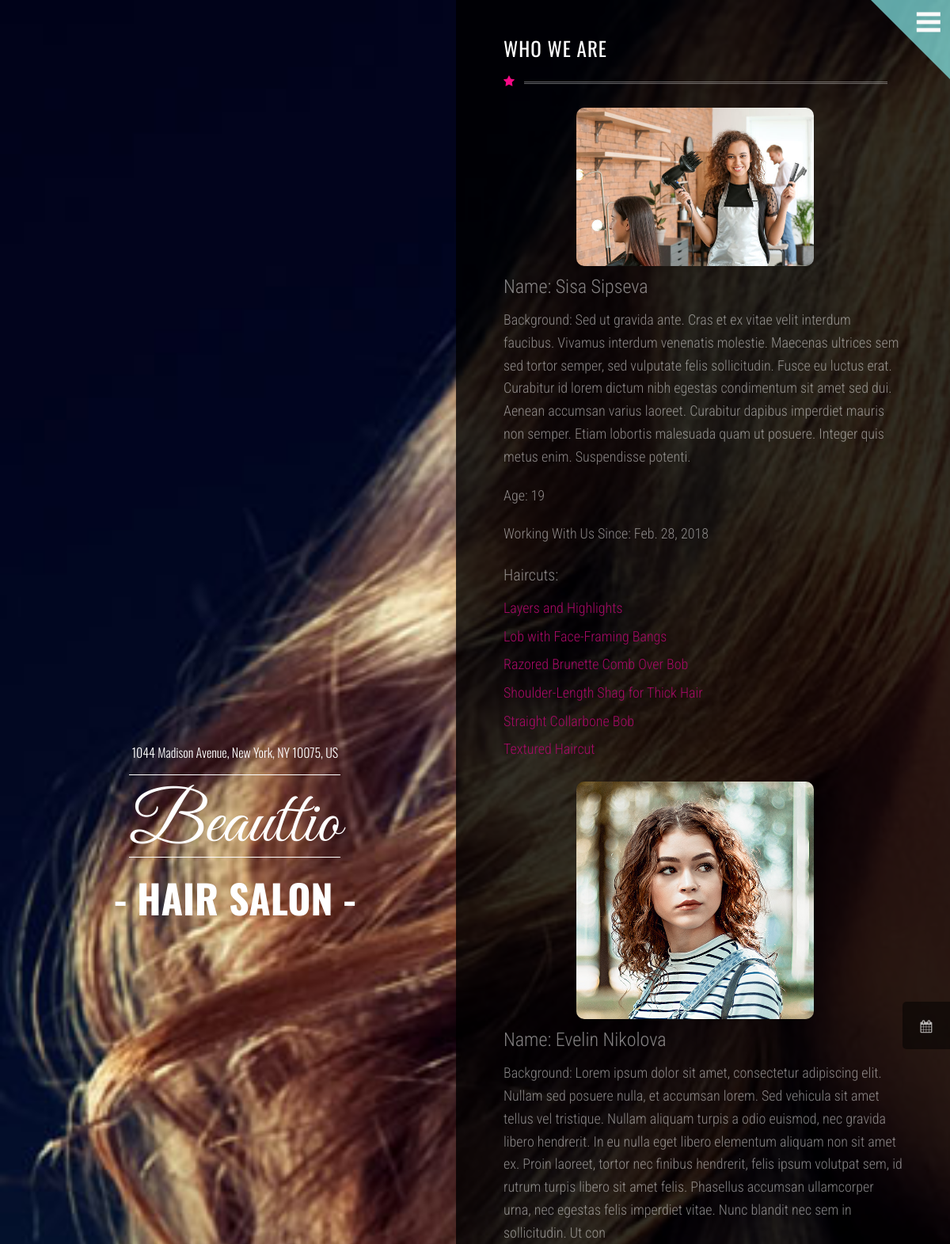
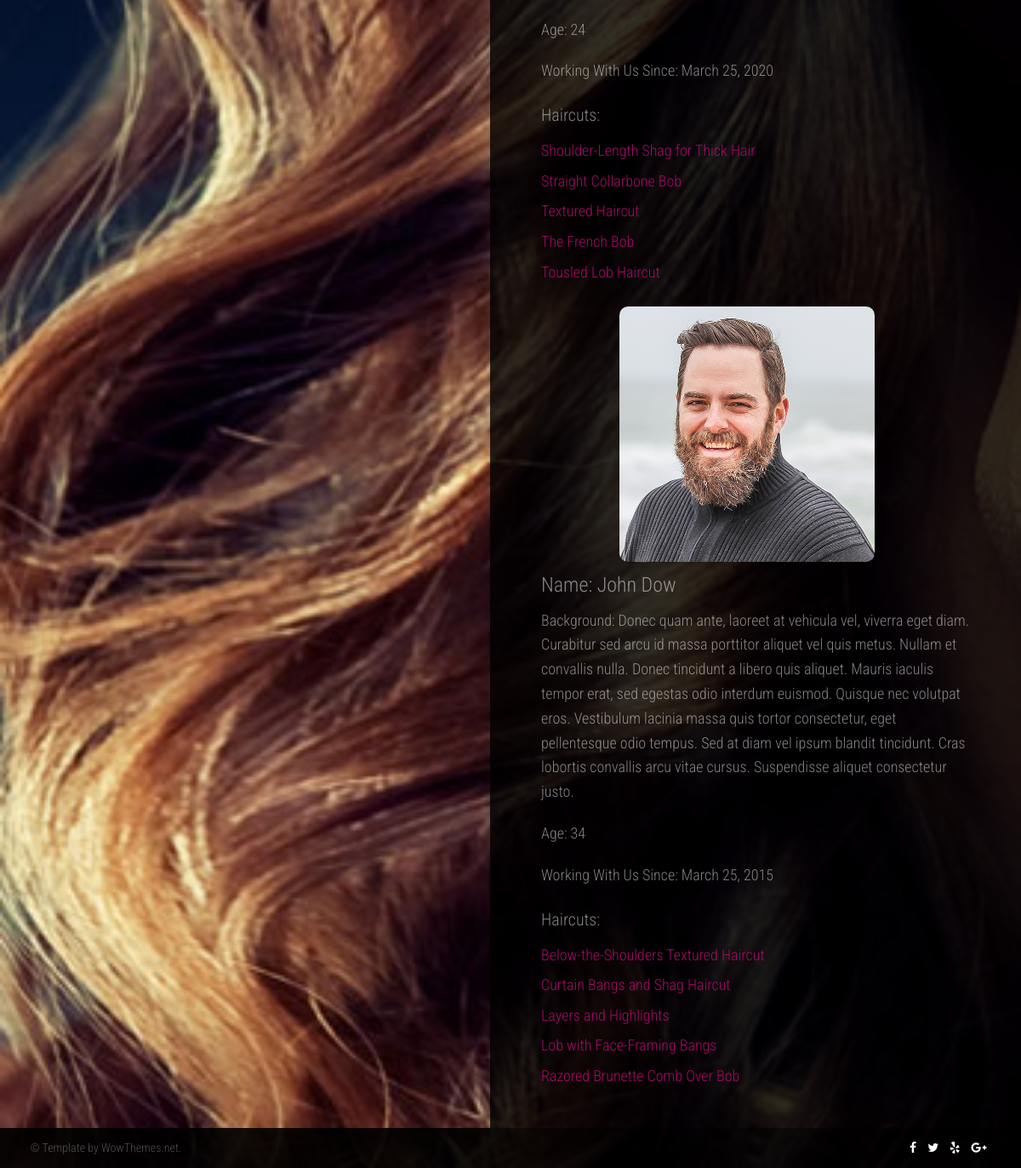
The page /about/ on the database its author committed (2 pictures, top to bottom).
### HairSaloon/hairdressers/models.py (models this page shows, shortened)
class HairDresser(models.Model):
    BACKGROUND_MAX_LENGTH = 500
    background = models.TextField(max_length=500)
    working_since = models.DateField(blank=True, null=True)
    services = models.ManyToManyField(
        to=Service,
        related_name='hairdressers',
    )
    user = models.OneToOneField(
        to=UserModel,
        on_delete=models.CASCADE,
        related_name='hairdresser_profile',
        null=True,
    )
    @property
    def age(self):
        if self.user.profile.date_of_birth:
            today = datetime.today()
            return today.year - self.user.profile.date_of_birth.year - ((today.month, today.day) < (
                self.user.profile.date_of_birth.month, self.user.profile.date_of_birth.day))
        return None

### HairSaloon/accounts/models.py (models this page shows, shortened)
class Profile(models.Model):
    account_photo = models.ImageField(
        upload_to=user_directory_path,
        blank=True,
        null=True,
    )
    date_of_birth = models.DateField(
        blank=True,
        null=True,
    )
    user = models.OneToOneField(
        to=HairSaloonUser,
        primary_key=True,
        on_delete=models.CASCADE,
        related_name='profile'
    )

class HairSaloonUser(auth_models.AbstractBaseUser, auth_models.PermissionsMixin):
    email = models.EmailField(
        _('email address'),
        unique=True,
        error_messages={
            "unique": _("A user with that email already exists."),
        },
    )
    first_name = models.CharField(_("first name"), max_length=150, blank=True)
    last_name = models.CharField(_("last name"), max_length=150, blank=True)
    phone_number = models.CharField(_("phone number"), max_length=15, blank=True)
    date_joined = models.DateTimeField(_("date joined"), default=timezone.now)
    is_staff = models.BooleanField(
        _("staff status"),
        default=False,
        help_text=_("Designates whether the user can log into this admin site."),
    )
    is_active = models.BooleanField(
        _("active"),
        default=True,
        help_text=_(
            "Designates whether this user should be treated as active. "
            "Unselect this instead of deleting accounts."
        ),
    )
    USERNAME_FIELD = 'email'
    objects = HairSaloonUserManager()
    @property
    def full_name(self):
        if self.first_name and self.last_name:
            return f"{self.first_name} {self.last_name}"
        elif self.first_name or self.last_name:
            return self.first_name or self.last_name
        else:
            return self.email

### HairSaloon/services/models.py (models this page shows, shortened)
class Service(models.Model):
    M_F_C_CHOICE = (
        ('male', 'male'),
        ('female', 'female'),
        ('child', 'child'),
    )
    class Meta:
        ordering = ['name', ]
    name = models.CharField(max_length=100, unique=True)
    male_female_child = models.CharField(max_length=6, choices=M_F_C_CHOICE)
    description = models.TextField()
    duration = models.IntegerField(help_text="Duration in minutes")
    price = models.DecimalField(max_digits=6, decimal_places=2)
    haircut_url = models.URLField(max_length=1024, blank=True, null=True)
    haircut_photo = models.ImageField(upload_to='haircut_images/', blank=True, null=True)

### HairSaloon/common/views.py (the view)
# urls.py: path('about/', AboutView.as_view(), name='about'),
class AboutView(views.ListView):
    template_name = 'common/about.html'
    queryset = HairDresser.objects.select_related('user')

### templates/common/about.html (shortened to what this page needs)
{% extends 'base.html' %}
{% load static %}
{% block content %}
    <body style="background-image:url('{% static 'img/bg7.jpg' %}');background-attachment:fixed;background-size:cover;">
    {% include 'partials/menu_and_calendar.html' %}
    <div class="container">
        <div class="logoarea">
            <div class="intro">
                <h1><span class="smaller wow zoomIn" data-wow-duration="2s" data-wow-delay="0.5">1044 Madison Avenue, New York, NY 10075, US</span>
                    <span class="big wow pulse" data-wow-duration="1s" data-wow-delay="0s">Beauttio</span>
                    <span class="small wow fadeIn" data-wow-duration="2s" data-wow-delay="0.5s">- HAIR SALON -</span>
                </h1>
            </div>
        </div>
        <div class="pagearea">
            <h1 class="page-headline">WHO WE ARE</h1>
            <i class="iconstartitle textmagenta fa fa-star"></i>
            {% for hairdresser in object_list %}
                {% include 'partials/hairdresser_card.html' %}
            {% endfor %}
        </div>
    </div>
    {% include 'partials/footer.html' %}
    </body>
{% endblock %}

### templates/partials/hairdresser_card.html
<div class="hairdresser-detail-container">
    <div class="hairdresser-photo">
        {% if hairdresser.user.profile.account_photo %}
            <img src="{{ hairdresser.user.profile.account_photo.url }}" alt="{{ hairdresser.name }}">
        {% else %}
            <p>No photo available.</p>
        {% endif %}
    </div>
    <div class="hairdresser-info">
        <h2>Name: {{ hairdresser.user.full_name }}</h2>
        <p>Background: {{ hairdresser.background }}</p>
        <p>Age: {{ hairdresser.age }}</p>
        <p>Working With Us Since: {{ hairdresser.working_since }}</p>
        <h3>Haircuts:</h3>
        <ul>
            {% for service in hairdresser.services.all %}
                <li>
                    <a href="{% url 'detail service' pk=service.pk %}">{{ service.name }}</a>
                </li>
            {% endfor %}
        </ul>
    </div>
</div>

### staticfiles/css/style.css (style rules this page uses)
html, body, div, span, applet, object, iframe, h1, h2, h3, h4, h5, h6, p, blockquote, pre, a, abbr, acronym, address, big, cite, code, del, dfn, em, img, ins, kbd, q, s, samp, small, strike, strong, sub, sup, tt, var, b, u, i, center, dl, dt, dd, ol, ul, li, fieldset, form, label, legend, table, caption, tbody, tfoot, thead, tr, th, td, article, aside, canvas, details, embed, figure, figcaption, footer, header, hgroup, menu, nav, output, ruby, section, summary, time, mark, audio, video { margin: 0; padding: 0; border: 0; font-size: 100%; font: inherit; vertical-align: baseline; }
body { line-height: 1.7; font-weight: 300; font-family: Oswald; }
h2 { line-height: 1.5; }
ol, ul { list-style: none; }
body { overflow-x: hidden; overflow-y: scroll; }
a { text-decoration: none; color: #A50965; }
p { margin-bottom: 20px; }
.intro h1 { font-family: Great Vibes; font-size: 150px; font-weight: 400; line-height: 1.1; }
.intro h1 span.big { border-top: 1px solid; border-bottom: 1px solid; margin-bottom: 0px; padding: 36px 0 0px; display: inline-block; }
.intro h1 span.small { font-size: 90px; font-family: Oswald; font-weight: 700; }
.intro h1 span.smaller { font-size: 20px; font-family: Oswald; display: block; margin-bottom: 30px; font-weight: 300; }
.logoarea { width: 46%; float: left; }
.logoarea .intro { color: #fff; text-align: center; position: fixed; display: table; vertical-align: middle; top: 32%; left: 12%; }
.logoarea .intro h1 span.small { font-size: 50px; margin-top: 15px; display: block; }
.logoarea .intro h1 span.smaller { font-size: 16px; margin-bottom: 20px; line-height: 1; display: block; }
.logoarea h1 { font-size: 90px; }
.logoarea h1 span.big { padding: 22px 0 0px; line-height: 0.9; }
.pagearea { float: right; width: 42%; max-width: 100%; min-height: calc(100vh - 130px); margin: 0px auto; margin-right: 0; background-color: rgba(0, 0, 0, 0.8); color: rgba(255, 255, 255, 0.5); font-size: 15px; text-align: left; padding: 40px 60px; font-family: Roboto Condensed; }
.pagearea h1.entry-title, .pagearea h1.page-headline { font-family: Oswald; font-size: 21px; color: rgba(255, 255, 255, 0.7); letter-spacing: 1px; }
.pagearea h1.page-headline { margin-bottom: 0; color: #fff; font-weight: 400; font-size: 25px; }
.pagearea h1.page-headline:after { content: ''; width: 91%; color: rgba(255, 255, 255, 0.4); margin-top: 20px; border-bottom: double medium; display: block; margin-bottom: 30px; position: relative; margin-left: 26px; }
.iconstartitle { position: absolute; top: 95px; }
.hairdresser-detail-container { display: flex; flex-wrap: wrap; justify-content: center; margin-top: 20px; }
.hairdresser-photo img { max-width: 300px; border-radius: 10px; box-shadow: 0 4px 8px rgba(0, 0, 0, 0.1); margin-right: 20px; }
.hairdresser-info { flex-grow: 1; max-width: 600px; }
.hairdresser-info h2 { font-size: 24px; margin-bottom: 10px; }
.hairdresser-info p { font-size: 18px; line-height: 1.6; }
.hairdresser-info h3 { font-size: 20px; margin-top: 20px; margin-bottom: 10px; }
ul { list-style-type: none; padding: 0; }
ul li { font-size: 18px; margin-bottom: 5px; }
.textmagenta { color: #F50986; }
html, body { background: rgba(20, 20, 20, 1); }
@media screen and (max-width: 1280px) { body { overflow-x: hidden; overflow-y: scroll !Important; } }

### rows shown on the page
HairDresser: user.profile.account_photo (picture), user.full_name "Sisa Sipseva", background "Sed ut gravida ante. Cras et ex vitae velit interdum faucibus. Vivamus interdum venenatis molestie. Maecenas ultrices sem sed tortor semper, sed vulputate felis sollicitudin. Fusce eu luctus erat. Curabitur id lorem dictum nibh egestas condimentum sit amet sed dui. Aenean accumsan varius laoreet. Curabitur dapibus imperdiet mauris non semper. Etiam lobortis malesuada quam ut posuere. Integer quis metus enim. Suspendisse potenti.", age "19", working_since "Feb. 28, 2018"
Service: name "Layers and Highlights"
Service: name "Lob with Face-Framing Bangs"
Service: name "Razored Brunette Comb Over Bob"
Service: name "Shoulder-Length Shag for Thick Hair"
Service: name "Straight Collarbone Bob"
Service: name "Textured Haircut"
HairDresser: user.profile.account_photo (picture), user.full_name "Evelin Nikolova", background "Lorem ipsum dolor sit amet, consectetur adipiscing elit. Nullam sed posuere nulla, et accumsan lorem. Sed vehicula sit amet tellus vel tristique. Nullam aliquam turpis a odio euismod, nec gravida libero hendrerit. In eu nulla eget libero elementum aliquam non sit amet ex. Proin laoreet, tortor nec finibus hendrerit, felis ipsum volutpat sem, id rutrum turpis libero sit amet felis. Phasellus accumsan ullamcorper urna, nec egestas felis imperdiet vitae. Nunc blandit nec sem in sollicitudin. Ut con", age "24", working_since "March 25, 2020"
Service: name "The French Bob"
Service: name "Tousled Lob Haircut"
HairDresser: user.profile.account_photo (picture), user.full_name "John Dow", background "Donec quam ante, laoreet at vehicula vel, viverra eget diam. Curabitur sed arcu id massa porttitor aliquet vel quis metus. Nullam et convallis nulla. Donec tincidunt a libero quis aliquet. Mauris iaculis tempor erat, sed egestas odio interdum euismod. Quisque nec volutpat eros. Vestibulum lacinia massa quis tortor consectetur, eget pellentesque odio tempus. Sed at diam vel ipsum blandit tincidunt. Cras lobortis convallis arcu vitae cursus. Suspendisse aliquet consectetur justo.", age "34", working_since "March 25, 2015"
Service: name "Below-the-Shoulders Textured Haircut"
Service: name "Curtain Bangs and Shag Haircut"
